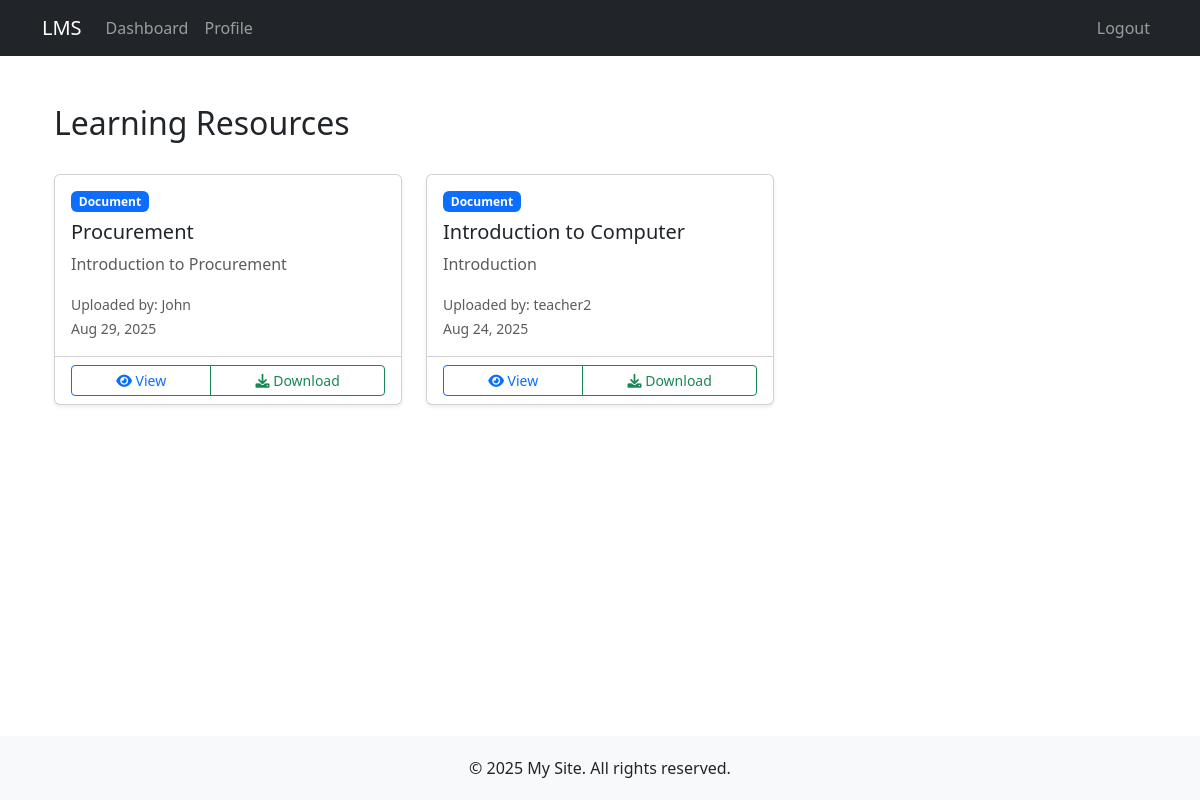
The page /resources/ (signed in) on the database its author committed.
### resources/models.py (models this page shows, shortened)
class Resource(models.Model):
    RESOURCE_TYPES = (
        ('document', 'Document'),
        ('video', 'Video'),
        ('link', 'Link'),
        ('other', 'Other'),
    )
    title = models.CharField(max_length=200)
    description = models.TextField(blank=True)
    resource_type = models.CharField(max_length=10, choices=RESOURCE_TYPES, default='document')
    file = models.FileField(upload_to='resources/', blank=True, null=True)
    url = models.URLField(blank=True)
    uploaded_by = models.ForeignKey(User, on_delete=models.CASCADE, related_name='uploaded_resources')
    created_at = models.DateTimeField(auto_now_add=True)
    updated_at = models.DateTimeField(auto_now=True)
    is_published = models.BooleanField(default=True)
    class Meta:
        ordering = ['-created_at']

### resources/views.py (the view)
# urls.py: path('', views.resources_view, name='resources'),
@login_required
def resources_view(request):
    resources = Resource.objects.filter(is_published=True)
    if is_trainer(request.user):
        resources = Resource.objects.all()
    context = {
        'resources': resources,
        'is_trainer': is_trainer(request.user)
    }
    return render(request, 'resources/resources.html', context)

### resources/views.py (called while the page is built)
def is_trainer(user):
    return hasattr(user, 'userprofile') and user.userprofile.user_type == 'trainer'

### templates/resources/resources.html (shortened to what this page needs)
{% extends 'base.html' %}
{% block content %}
<div class="container mt-4">
    <div class="d-flex justify-content-between align-items-center mb-4">
        <h2>Learning Resources</h2>
    </div>
    <div class="row">
        {% for resource in resources %}
        <div class="col-md-6 col-lg-4 mb-4">
            <div class="card h-100 shadow-sm">
                <div class="card-body">
                    <div class="d-flex justify-content-between align-items-start mb-2">
                        <span class="badge bg-{% if resource.resource_type == 'document' %}primary{% elif resource.resource_type == 'video' %}danger{% elif resource.resource_type == 'link' %}success{% else %}secondary{% endif %}">
                            {{ resource.get_resource_type_display }}
                        </span>
                    </div>
                    <h5 class="card-title">{{ resource.title }}</h5>
                    <p class="card-text text-muted">{{ resource.description|truncatewords:20 }}</p>
                    <div class="mt-auto">
                        <small class="text-muted">
                            Uploaded by: {{ resource.uploaded_by.username }}<br>
                            {{ resource.created_at|date:"M d, Y" }}
                        </small>
                    </div>
                </div>
                <div class="card-footer bg-transparent">
                    <div class="btn-group w-100">
                        <a href="{% url 'resource_detail' resource.pk %}" class="btn btn-outline-primary btn-sm">
                            <i class="fas fa-eye"></i> View
                        </a>
                        {% if resource.file %}
                        <a href="{% url 'download_resource' resource.pk %}" class="btn btn-outline-success btn-sm">
                            <i class="fas fa-download"></i> Download
                        </a>
                        {% endif %}
                    </div>
                </div>
            </div>
        </div>
        {% endfor %}
    </div>
</div>
{% endblock %}

### templates/base.html (style rules this page uses)
body { display: flex; flex-direction: column; min-height: 100vh; }

### rows shown on the page
Resource: resource_type "Document", title "Procurement", description "Introduction to Procurement", uploaded_by.username "John", created_at "Aug 29, 2025", shows "Download"
Resource: resource_type "Document", title "Introduction to Computer", description "Introduction", uploaded_by.username "teacher2", created_at "Aug 24, 2025", shows "Download"
